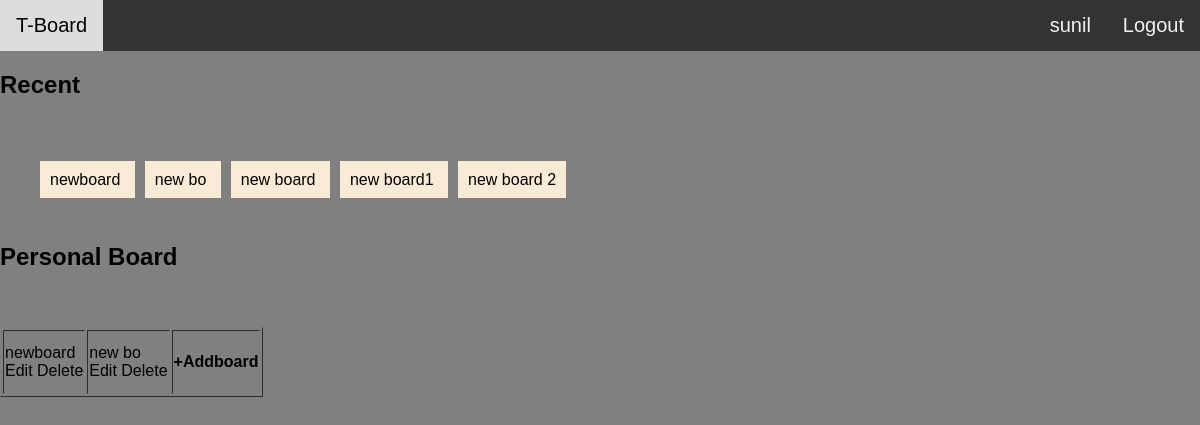
Before: /personal_board/ (signed in) with the older database file.
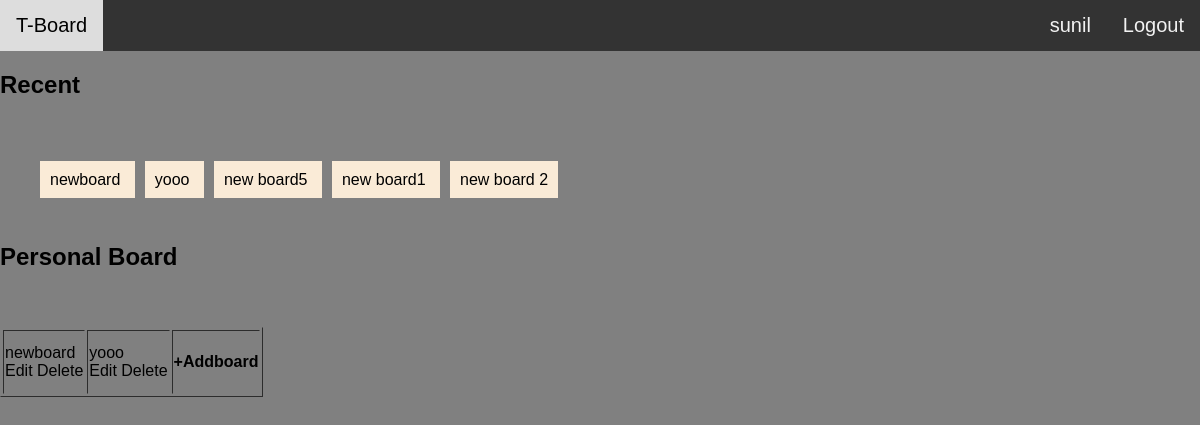
After: the same page with the newer database file.
### personal_board_system/models.py (models this page shows)
class PersonalBoard(models.Model):
	user = models.ForeignKey(User,on_delete=models.CASCADE)
	title = models.CharField(max_length = 100)
	last_viewed = models.DateTimeField(default= datetime.now,blank=True)

### personal_board_system/views.py (the view)
# urls.py: path('personal_board/',views.personal_board,name="personal_board"),
def personal_board(request):
	user = request.user
	boards = PersonalBoard.objects.filter(user=user)
	cursor = connection.cursor()
	cursor.execute("select * from personal_board_system_personalboard order by last_viewed desc limit 5")
	recent_boards = cursor.fetchall()
	return(render(request,'personal_board_system/personalboards.html',{'personal_boards':boards,'recent_boards':recent_boards}))

### personal_board_system/templates/personal_board_system/personalboards.html
<!doctype html>
<head>
  {% load static %}
  {% load placeholder %}
  <link rel="stylesheet" type="text/css" href="{% static 'accounts.css' %}">
  <link rel="stylesheet" type="text/css" href="{% static 'personal_board_system/personalboard.css' %}">
</head>
<body>
  	{% include "accounts/includes/navbar.html" %}
	<h2>Recent</h2>
	<br><br>
	<ul class="list-boards">
	{% for recent_board in recent_boards %}
		<div class="container">
		<li class="list-board-item">
			<a class="board-tile" href="/personal_board_lists/?id={{recent_board.id}}">{{recent_board.1}}</a>
		</li>
		</div>
	{% endfor %}
	</ul>
	<br>
	<h2>Personal Board</h2>
	<br><br>
	<table border=1px solid >
	<tr>
	{% for personal_board in personal_boards %}
		<td>
		<a href="/personal_board_lists/?id={{personal_board.id}}">{{personal_board.title}}</a>
		<br>
		<a href="/edittitlepersonalboard/?board_id={{personal_board.id}}">Edit</a>
		<a href="/deletepersonalboard/?board_id={{personal_board.id}}">Delete</a>
		</td>
	{% endfor %}
	<td>
	<h4><a href="/addpersonalboard">+</a>Addboard</h4>
	</td>
	</tr>
	</table>
</body>
</html>

Changed rows visible on the page:
changed PersonalBoard: title "new bo" → "yooo"
Other visible differences:
new list line: "yooo"
new list line: "new board5"
list line gone: "new bo"
list line gone: "new board"
